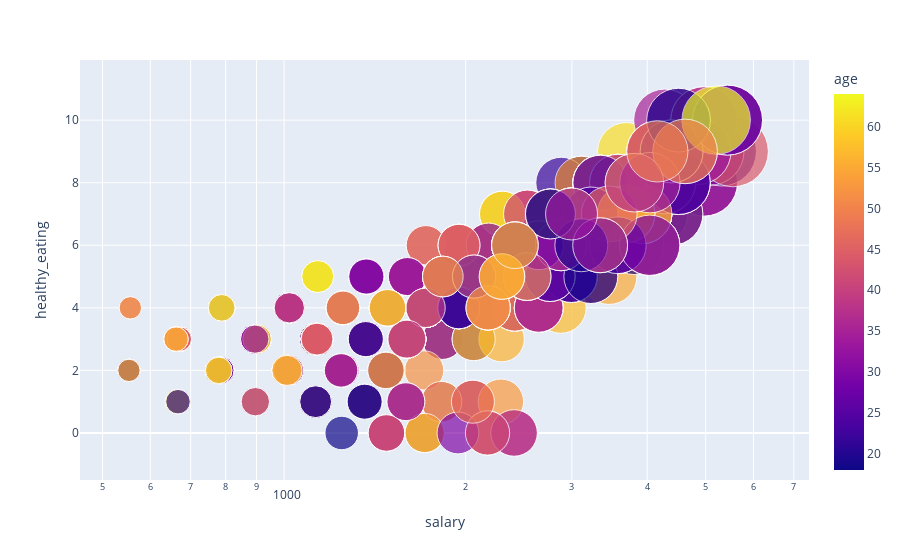

The notebook cell this image was saved under:
### Markdown cell above
#### Now let's see what we can find from age and their eating choice and how they influence their activity and how the salary is decided??

### Code cell
fig = px.scatter(data, x=data.salary, y=data.healthy_eating,size=data.salary, color=data.age,
                 hover_name=data.salary, log_x=True, size_max=50)
fig.show()

### Figure 1 — Plotly figure (JSON) as saved in the notebook; plotly's stock layout.template omitted (floating-point values rounded to 4 significant figures; data arrays with more than 128 entries replaced by an {"elided": "..."} marker saying what was removed)
{"data": [{"hovertemplate": "<b>%{hovertext}</b><br><br>salary=%{marker.size}<br>healthy_eating=%{y}<br>age=%{marker.color}<extra></extra>", "hovertext": {"elided": "1000 int values"}, "legendgroup": "", "marker": {"color": {"elided": "1000 int values"}, "coloraxis": "coloraxis", "size": {"elided": "1000 int values"}, "sizemode": "area", "sizeref": 2.22, "symbol": "circle"}, "mode": "markers", "name": "", "orientation": "v", "showlegend": false, "type": "scatter", "x": {"elided": "1000 int values"}, "xaxis": "x", "y": {"elided": "1000 int values"}, "yaxis": "y"}], "layout": {"coloraxis": {"colorbar": {"title": {"text": "age"}}, "colorscale": [[0, "#0d0887"], [0.1111, "#46039f"], [0.2222, "#7201a8"], [0.3333, "#9c179e"], [0.4444, "#bd3786"], [0.5556, "#d8576b"], [0.6667, "#ed7953"], [0.7778, "#fb9f3a"], [0.8889, "#fdca26"], [1, "#f0f921"]]}, "legend": {"itemsizing": "constant", "tracegroupgap": 0}, "margin": {"t": 60}, "xaxis": {"anchor": "y", "domain": [0, 1], "title": {"text": "salary"}, "type": "log"}, "yaxis": {"anchor": "x", "domain": [0, 1], "title": {"text": "healthy_eating"}}}}
